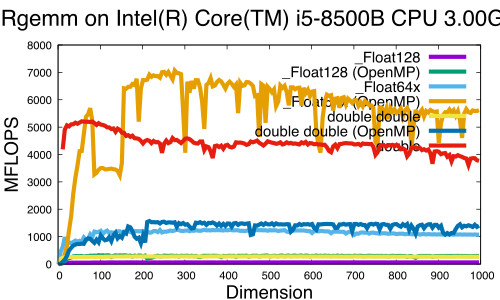

gnuplot code for this plot:
set xlabel font "Helvetica,20"
set ylabel font "Helvetica,20"
set key font "Helvetica,16"
set title font "Helvetica,24"
set title "Rgemm on Intel(R) Core(TM) i5-8500B CPU @ 3.00GHz "
set xlabel "Dimension"
set ylabel "MFLOPS"
#set terminal postscript eps color enhanced
set terminal pdf

plot \
"log.Rgemm._Float128"       using 1:4 title '\_Float128'             with lines linewidth 6, \
"log.Rgemm._Float128_opt"   using 1:4 title '\_Float128 (OpenMP)'    with lines linewidth 6, \
"log.Rgemm._Float64x"       using 1:4 title '\_Float64x'             with lines linewidth 6, \
"log.Rgemm._Float64x_opt"   using 1:4 title '\_Float64x (OpenMP)'    with lines linewidth 6, \
"log.Rgemm.dd"              using 1:4 title 'double double'          with lines linewidth 6, \
"log.Rgemm.dd_opt"          using 1:4 title 'double double (OpenMP)' with lines linewidth 6, \
"log.Rgemm.double"          using 1:4 title 'double'                 with lines linewidth 6
